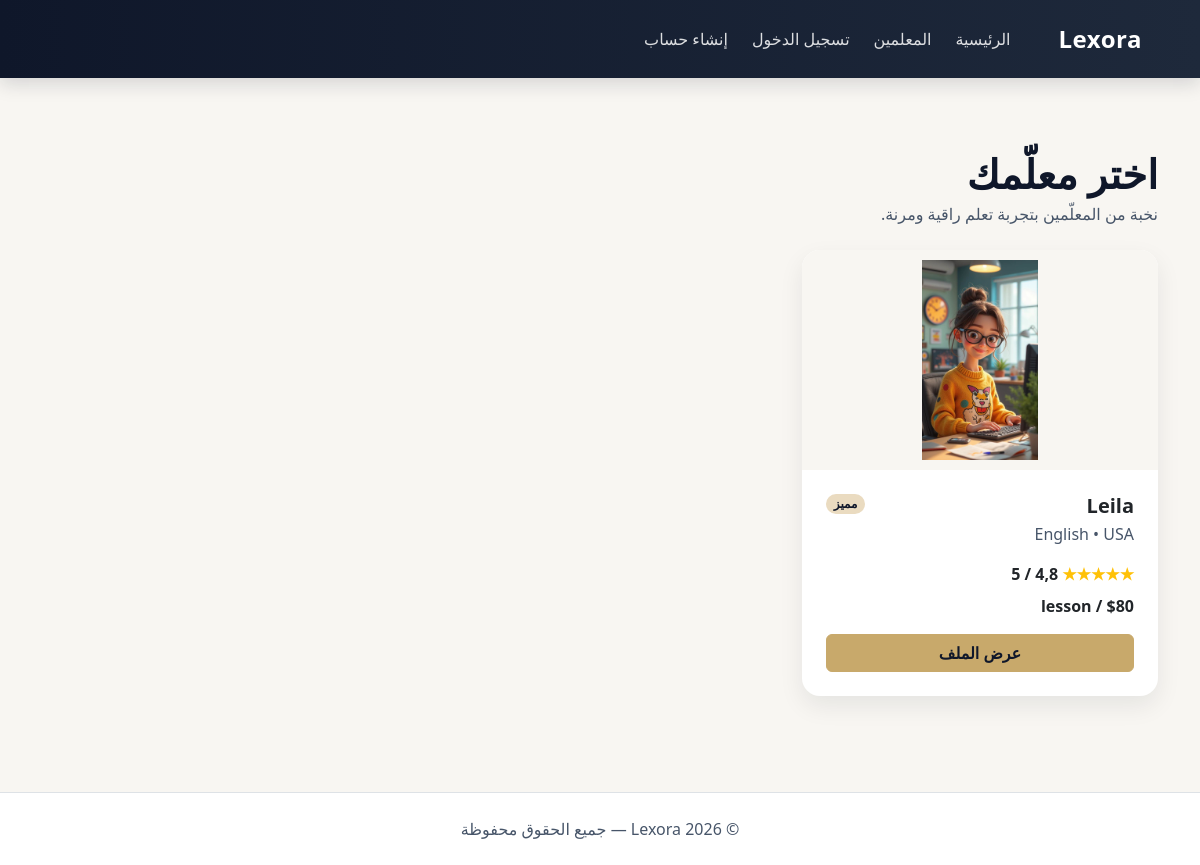
The page /tutors/ on the database its author committed.
### main/models.py (models this page shows, shortened)
class Tutor(models.Model):
    user = models.OneToOneField(User, on_delete=models.CASCADE, null=True, blank=True)
    photo = models.ImageField(upload_to="tutors/photos/", blank=True, null=True)
    name = models.CharField(max_length=120)
    language = models.CharField(max_length=50)
    country = models.CharField(max_length=60)
    price = models.PositiveIntegerField(help_text="Price per hour in AED")
    rating = models.DecimalField(max_digits=2, decimal_places=1, default=4.8)
    bio = models.TextField(blank=True)
    lessons = models.PositiveIntegerField(default=0)
    students = models.PositiveIntegerField(default=0)
    is_active = models.BooleanField(default=True)
    created_at = models.DateTimeField(auto_now_add=True)
    updated_at = models.DateTimeField(auto_now=True)

### main/views.py (the view)
# urls.py: path('tutors/', views.tutors_list, name='tutors_list'),
def tutors_list(request):
    tutors = Tutor.objects.filter(
        is_active=True,
        user__profile__status="APPROVED"
    ).order_by("-rating", "price")
    return render(request, "main/tutors_list.html", {"tutors": tutors})

### main/templates/main/tutors_list.html (shortened to what this page needs)
{% extends "main/base.html" %}
{% block content %}
<section class="py-5">
  <div class="container">
    <div class="d-flex justify-content-between align-items-center flex-wrap gap-3 mb-4">
      <div>
        <h1 class="fw-bold mb-1">اختر معلّمك</h1>
        <p class="text-secondary mb-0">نخبة من المعلّمين بتجربة تعلم راقية ومرنة.</p>
      </div>
    </div>
    <div class="row g-4">
      {% for t in tutors %}
      <div class="col-md-6 col-lg-4">
        <div class="card h-100">
          {% if t.photo %}
            <img src="{{ t.photo.url }}" alt="{{ t.name }}"
                 style="width: 100%; height: 220px; object-fit: contain; background: #f8f6f2; padding: 10px;">
          {% else %}
            <div style="width: 100%; height: 220px; background: #eee; display:flex; align-items:center; justify-content:center;">
              لا توجد صورة
            </div>
          {% endif %}
          <div class="card-body p-4">
            <div class="d-flex justify-content-between align-items-start mb-2">
              <div>
                <h5 class="fw-bold mb-1">{{ t.name }}</h5>
                <p class="text-secondary mb-0">{{ t.language }} • {{ t.country }}</p>
              </div>
              <span class="badge rounded-pill" style="background:#EADBC0; color:#0F172A;">
                مميز
              </span>
            </div>
            <p class="mt-3 mb-2 fw-semibold text-warning">
              ★★★★★ <span class="text-dark">{{ t.rating }} / 5</span>
            </p>
            <p class="fw-bold mb-3">${{ t.price }} / lesson</p>
            <a href="{% url 'tutor_profile' t.id %}" class="btn btn-primary w-100">
              عرض الملف
            </a>
          </div>
        </div>
      </div>
      {% endfor %}
    </div>
  </div>
</section>
{% endblock %}

### main/templates/main/base.html (style rules this page uses)
body { background-color: #F8F6F2; color: #0F172A; font-family: "Segoe UI", Tahoma, sans-serif; }
.btn-primary { background-color: #C8A96B !important; border-color: #C8A96B !important; color: #0F172A !important; font-weight: 600; }
.card { border: none !important; border-radius: 18px !important; box-shadow: 0 10px 24px rgba(15, 23, 42, 0.08) !important; overflow: hidden; }
.text-secondary { color: #475569 !important; }

### rows shown on the page
Tutor: photo (picture), name "Leila", language "English", country "USA", rating "4,8", price "80"
